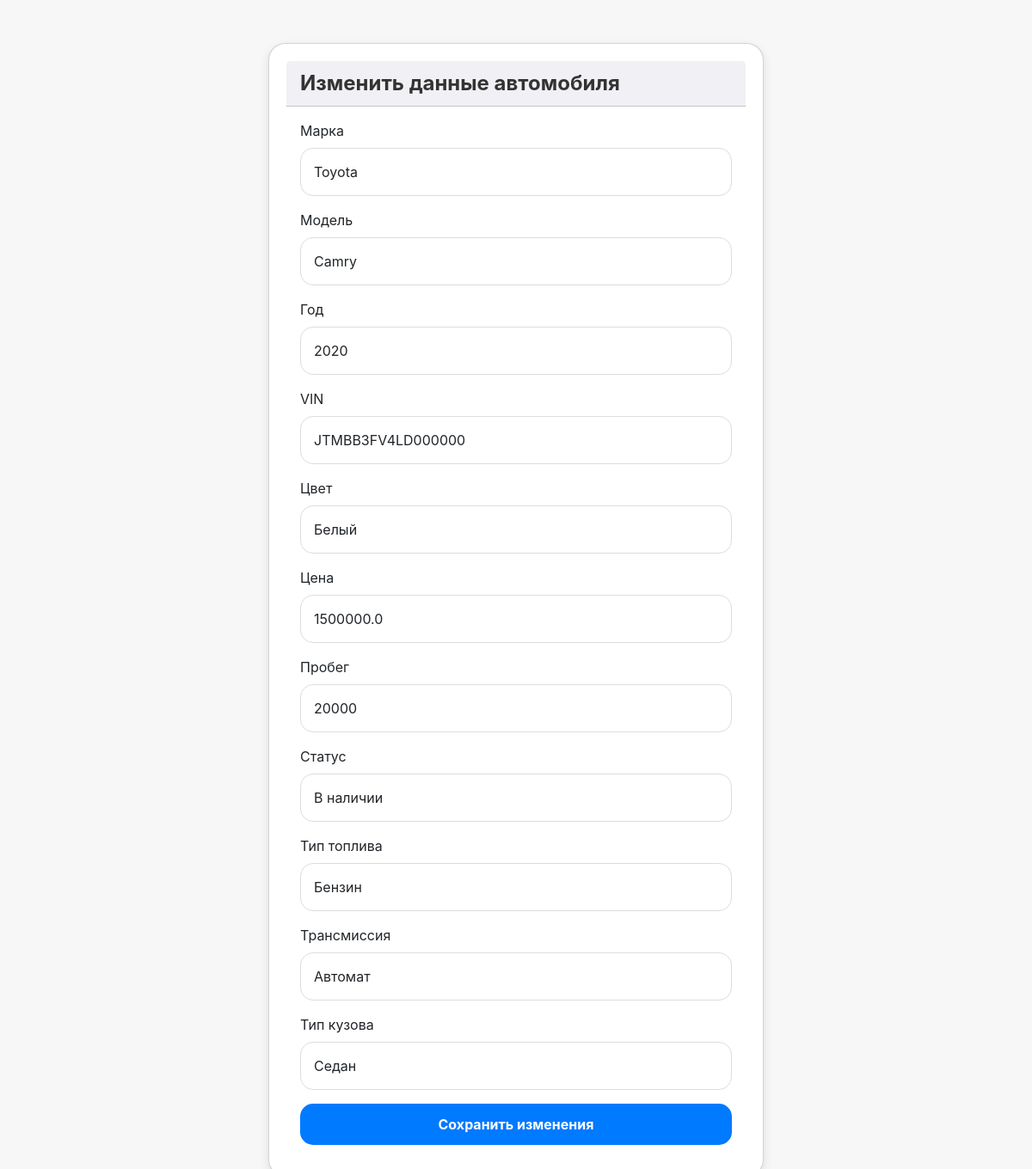
The app's page /edit_car/1 (signed in) with its own data.
### models.py (models this page shows)
class Car(db.Model):
    __tablename__ = 'cars'
    car_id = db.Column(db.Integer, primary_key=True)
    make = db.Column(db.String(50), nullable=False)
    model = db.Column(db.String(50), nullable=False)
    year = db.Column(db.Integer, nullable=False)
    vin = db.Column(db.String(17), unique=True, nullable=False)
    color = db.Column(db.String(20))
    price = db.Column(db.Float, nullable=False)
    mileage = db.Column(db.Integer)
    status = db.Column(db.String(20), nullable=False)
    fuel_type = db.Column(db.String(20))
    transmission = db.Column(db.String(20))
    body_type = db.Column(db.String(20))

### cars.py (the view, shortened to what this page needs)
    @app.route('/edit_car/<int:car_id>', methods=['GET', 'POST'])
    def edit_car(car_id):
        if 'user_id' not in session:
            flash('Пожалуйста, войдите для доступа к этой странице.', 'warning')
            return redirect(url_for('login'))
        car = Car.query.get_or_404(car_id)
        return render_template('edit_car.html', car=car)

### app.py (called while the page is built)
@app.before_request
def before_request():
    app.logger.debug(f"Запрос: {request.method} {request.url}")

@app.after_request
def after_request(response):
    app.logger.debug(f"Ответ: {response.status}")
    return response

### templates/edit_car.html (shortened to what this page needs)
<!DOCTYPE html>
<html lang="ru">
<head>
    <link rel="stylesheet" href="https://cdnjs.cloudflare.com/ajax/libs/bootstrap/5.3.0-alpha1/css/bootstrap.min.css">
</head>
<body>
<div class="container">
    <div class="card">
        <div class="card-header">
            Изменить данные автомобиля
        </div>
        <div class="card-body">
            <form method="POST">
                <div class="mb-3">
                    <label for="make" class="form-label">Марка</label>
                    <input type="text" class="form-control" id="make" name="make" required value="{{ car.make }}">
                </div>
                <div class="mb-3">
                    <label for="model" class="form-label">Модель</label>
                    <input type="text" class="form-control" id="model" name="model" value="{{ car.model }}">
                </div>
                <div class="mb-3">
                    <label for="year" class="form-label">Год</label>
                    <input type="text" class="form-control" id="year" name="year" required value="{{ car.year }}">
                </div>
                <div class="mb-3">
                    <label for="vin" class="form-label">VIN</label>
                    <input type="text" class="form-control" id="vin" name="vin" required value="{{ car.vin }}">
                </div>
                <div class="mb-3">
                    <label for="color" class="form-label">Цвет</label>
                    <input type="text" class="form-control" id="color" name="color" required value="{{ car.color }}">
                </div>
                <div class="mb-3">
                    <label for="price" class="form-label">Цена</label>
                    <input type="text" class="form-control" id="price" name="price" required value="{{ car.price }}">
                </div>
                <div class="mb-3">
                    <label for="mileage" class="form-label">Пробег</label>
                    <input type="text" class="form-control" id="mileage" name="mileage" required value="{{ car.mileage }}">
                </div>
                <div class="mb-3">
                    <label for="status" class="form-label">Статус</label>
                    <input type="text" class="form-control" id="status" name="status" required value="{{ car.status }}">
                </div>
                <div class="mb-3">
                    <label for="fuel_type" class="form-label">Тип топлива</label>
                    <input type="text" class="form-control" id="fuel_type" name="fuel_type" required value="{{ car.fuel_type }}">
                </div>
                <div class="mb-3">
                    <label for="transmission" class="form-label">Трансмиссия</label>
                    <input type="text" class="form-control" id="transmission" name="transmission" required value="{{ car.transmission }}">
                </div>
                <div class="mb-3">
                    <label for="body_type" class="form-label">Тип кузова</label>
                    <input type="text" class="form-control" id="body_type" name="body_type" required value="{{ car.body_type }}">
                </div>
                <button type="submit" class="btn btn-primary w-100">Сохранить изменения</button>
            </form>
        </div>
    </div>
</div>
</body>
</html>

### templates/edit_car.html (style rules this page uses)
body { background-color: #f7f7f7; font-family: -apple-system, BlinkMacSystemFont, "San Francisco", "Helvetica Neue", sans-serif; color: #333; }
.container { margin-top: 50px; max-width: 600px; }
.form-control { border-radius: 15px; padding: 15px; border: 1px solid #ddd; background-color: #fff; }
.btn { border-radius: 15px; padding: 12px 25px; background-color: #007aff; border: none; color: #fff; font-weight: bold; }
.card { background-color: #ffffff; border-radius: 20px; box-shadow: 0 4px 12px rgba(0, 0, 0, 0.1); padding: 20px; }
.card-header { background-color: #f0f0f5; border-radius: 15px 15px 0 0; font-size: 1.5rem; color: #333; font-weight: bold; }

### records on screen
Car: make "Toyota", model "Camry", year "2020", vin "JTMBB3FV4LD000000", color "Белый", price "1500000.0", mileage "20000", status "В наличии", fuel_type "Бензин", transmission "Автомат", body_type "Седан"
